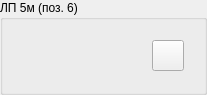
  <widget class="QGroupBox" name="panel_conveyor_6">
   <property name="geometry">
    <rect>
     <x>1130</x>
     <y>866</y>
     <width>207</width>
     <height>70</height>
    </rect>
   </property>
   <property name="title">
    <string>ЛП 5м (поз. 6)</string>
   </property>
   <property name="style" stdset="0">
    <string>vodoley</string>
   </property>
   <layout class="QVBoxLayout" name="verticalLayout_5">
    <item>
     <widget class="QWidget" name="status_row_1" native="true">
      <layout class="QHBoxLayout" name="horizontalLayout">
       <item>
        <widget class="QLabel" name="powered_6">
         <property name="enabled">
          <bool>false</bool>
         </property>
         <property name="minimumSize">
          <size>
           <width>32</width>
           <height>32</height>
          </size>
         </property>
         <property name="maximumSize">
          <size>
           <width>32</width>
           <height>32</height>
          </size>
         </property>
         <property name="toolTip">
          <string>Авария ЧП. Возможно потребуется выключить-включить ЧП 9</string>
         </property>
         <property name="text">
          <string/>
         </property>
         <property name="pixmap">
          <pixmap resource="../resources.qrc">:/bolt.png</pixmap>
         </property>
         <property name="scaledContents">
          <bool>true</bool>
         </property>
        </widget>
       </item>
       <item>
        <widget class="QLabel" name="emergency_6">
         <property name="enabled">
          <bool>false</bool>
         </property>
         <property name="minimumSize">
          <size>
           <width>32</width>
           <height>32</height>
          </size>
         </property>
         <property name="maximumSize">
          <size>
           <width>32</width>
           <height>32</height>
          </size>
         </property>
         <property name="text">
          <string/>
         </property>
         <property name="pixmap">
          <pixmap resource="../resources.qrc">:/hand.png</pixmap>
         </property>
         <property name="scaledContents">
          <bool>true</bool>
         </property>
        </widget>
       </item>
       <item>
        <widget class="QLabel" name="lock_6">
         <property name="enabled">
          <bool>false</bool>
         </property>
         <property name="minimumSize">
          <size>
           <width>32</width>
           <height>32</height>
          </size>
         </property>
         <property name="maximumSize">
          <size>
           <width>32</width>
           <height>32</height>
          </size>
         </property>
         <property name="toolTip">
          <string>Включать норию нельзя (вибросито не включено)</string>
         </property>
         <property name="text">
          <string/>
         </property>
         <property name="pixmap">
          <pixmap resource="../resources.qrc">:/locked.png</pixmap>
         </property>
         <property name="scaledContents">
          <bool>true</bool>
         </property>
        </widget>
       </item>
       <item>
        <spacer name="horizontalSpacer">
         <property name="orientation">
          <enum>Qt::Horizontal</enum>
         </property>
         <property name="sizeHint" stdset="0">
          <size>
           <width>40</width>
           <height>20</height>
          </size>
         </property>
        </spacer>
       </item>
       <item>
        <widget class="QToolButton" name="toolButton">
         <property name="text">
          <string/>
         </property>
         <property name="icon">
          <iconset theme="system-settings">
           <normaloff>../../../../.designer/backup</normaloff>../../../../.designer/backup</iconset>
         </property>
         <property name="iconSize">
          <size>
           <width>24</width>
           <height>24</height>
          </size>
         </property>
        </widget>
       </item>
      </layout>
     </widget>
    </item>
   </layout>
  </widget>
